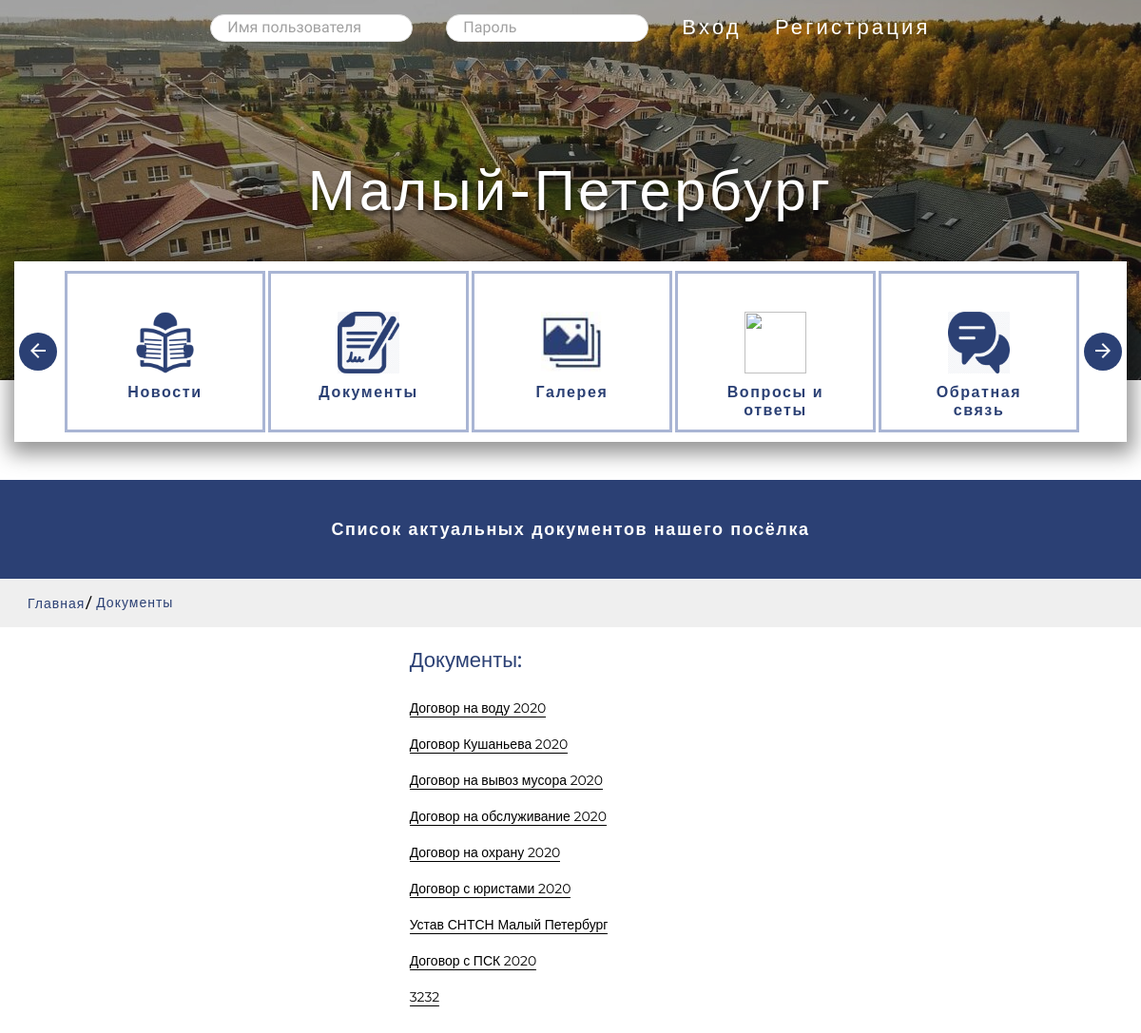
/documents/, run on the app's committed database.
### main_app/models.py (models this page shows, shortened)
class Documents(models.Model):
    name = models.CharField(max_length=100, verbose_name='Отображаемое имя документа')
    document = models.FileField(upload_to='documents/', verbose_name='Имя файла')
    class Meta:
        verbose_name = 'Документ'
        verbose_name_plural = 'Документы'

### main_app/views.py (the view)
# urls.py: path('documents/', views.DocumentsView.as_view(), name='documents'),
class DocumentsView(View):
    def get(self, request):
        text = 'Список актуальных документов нашего посёлка'
        location = 'Документы'
        docs = Documents.objects.all()
        return render(request, 'pages/documents.html', {'docs': docs,
                                                        'location': location,
                                                        'text': text,
                                                        'LoginForm': LoginForm})

### main_app/templates/pages/documents.html
{% extends 'base/base.html' %}
{% block doc_list %}
{% include 'components/doc_list.html' %}
{% endblock %}

### main_app/templates/components/doc_list.html
{% block doc_list %}
<main class="main">
    {% block breadcrumbs %}
    {% include 'components/breadcrumbs.html' %}
    {% endblock %}
    <div class="documents">
        <div class="container">
            <div class="documents__wrapper">
                <div class="documents__inner">
                    <h3 class="documents__title">Документы:</h3>
                    <ul class="documents__list">
                        {% for doc in docs %}
                        <li class="documents__item">
                            <a href="{{doc.document.url}}" class="documents__item-link">{{doc.name}}</a></li>
                        {% endfor %}
                    </ul>
                </div>
            </div>
        </div>
    </div>
</main>
{% endblock %}

### static/css/style.css (style rules this page uses)
html { box-sizing: border-box; }
*,*::after,*::before { box-sizing: inherit; }
body { font-family: 'Roboto Condensed', sans-serif; font-weight:400; font-size: 18px; line-height:24px; color:black; }
a { text-decoration: none; }
.container { max-width: 1230px; padding: 0 15px; margin: 0 auto; }
.menu__list-item--input-style { border: 1px solid #DFDFDF; padding: 6px 17px; border-radius:20px; margin-bottom:20px; }
.menu__list-item--input-style::placeholder { color: #A1A1A1; font-family: 'Roboto Condensed', sans-serif; font-weight:400; font-size:16px; line-height:27px; }
.main { min-height: 90vh; }
.documents { padding-top: 20px; margin-bottom: 25px; }
.documents__wrapper { display: -webkit-box; display: -ms-flexbox; display: flex; -ms-flex-pack: distribute; justify-content: space-around; }
.documents__inner { margin-right: 130px; }
.documents__title { font-size: 22px; line-height: 30px; font-weight:500; font-family: 'Montserrat', sans-serif; color: #2B4074; padding-bottom: 20px; }
.documents__item { list-style:none; padding-bottom:8px ; }
.documents__item-link { font-size: 14px; line-height: 30px; font-weight:400; font-family: 'Montserrat', sans-serif; color: black; text-decoration: none; border-bottom: 1px solid black; cursor: pointer; }

### data on the page
Documents: name "Договор на воду 2020"
Documents: name "Договор Кушаньева 2020"
Documents: name "Договор на вывоз мусора 2020"
Documents: name "Договор на обслуживание 2020"
Documents: name "Договор на охрану 2020"
Documents: name "Договор с юристами 2020"
Documents: name "Устав СНТСН Малый Петербург"
Documents: name "Договор с ПСК 2020"
Documents: name "3232"

### other printed values
{{ text|safe }} "Список актуальных документов нашего посёлка"
{{ location }} "Документы"
